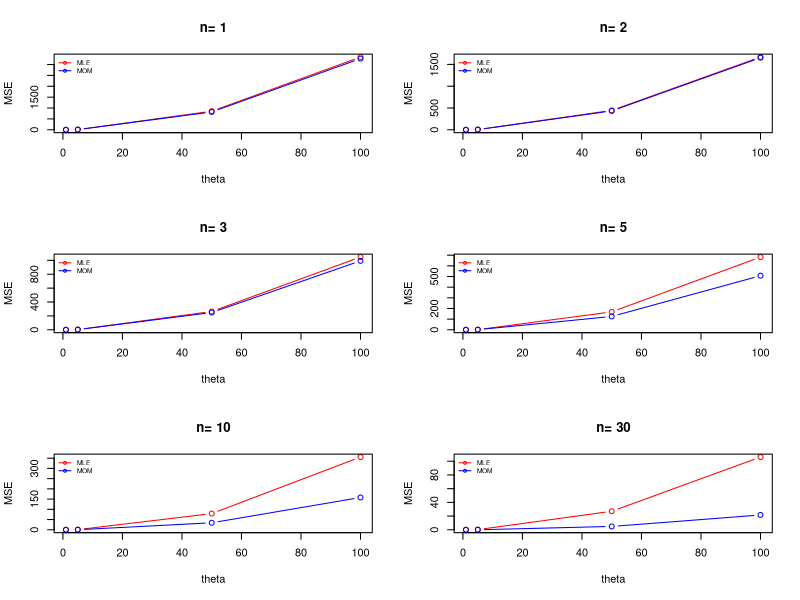
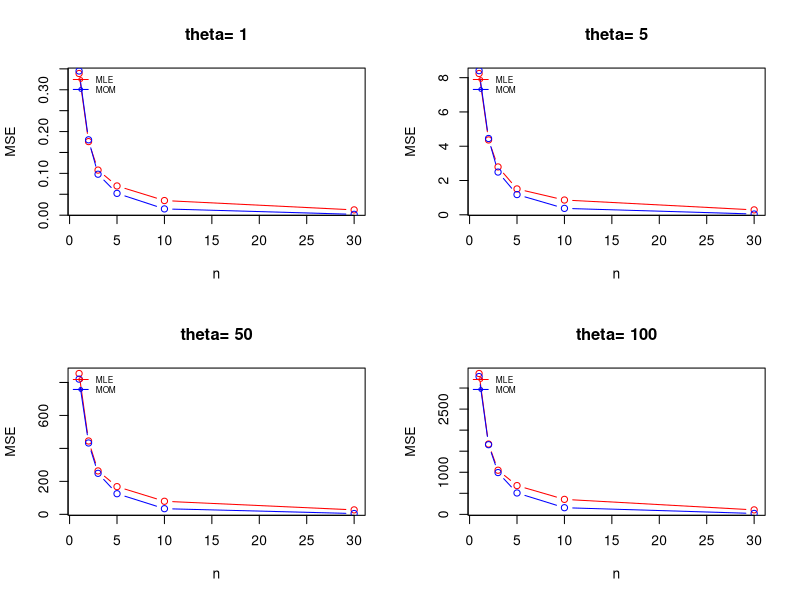

The R script that drew these images, in order:
# Question 1 - a,b
#  Returns MLE and MOM for a sample
getMLEandMOM <- function(n, theta) {
  sample = runif(n, min = 0, max = theta)
  mom = 2 * mean(sample)
  mle = max(sample)
  return(c(mle, mom))
}

# Returns Mean squared Error of MLE and MOM for 1000 replications
getMSE <- function(n, theta) {
  values = replicate(1000, getMLEandMOM(n, theta))
  values = (values - theta)^2
  values.mom = values[c(TRUE, FALSE)]
  values.mle = values[c(FALSE, TRUE)]
  
  return(c(mean(values.mle), mean(values.mom)))
} 

mse_1_1 = getMSE(1,1)

# Question 1 - c

n = c(1,2,3,5,10,30)
theta = c(1,5,50,100)

mse <- list() 
for(x in n) {
  for(y in theta){
    mse = append(mse, list(getMSE(x,y)))
  }
}

# Drawing graphs for fixed 'n' and varying 'theta'
par(mfrow = c(3,2))
t = 1

for(x in n) {
  msel1 = list()
  msel2 = list()
  for(y in 0:3){
    msel1 = append(msel1, unlist(mse[t + y])[1])
    msel2 = append(msel2, unlist(mse[t + y])[2])
  }
  
  plot(theta, c(unlist(msel1)), type="b", xlab="theta", ylab="MSE", 
       col="red", main= paste("n=", x))
  lines(theta, c(unlist(msel2)), type="b", col="blue")
  legend("topleft", legend = c("MLE", "MOM"), col = c("red", "blue"), 
         text.col = c("black", "black"), lty = 1, pch = 1, 
         inset = 0.01, ncol = 1, cex = 0.6, bty = 'n')
  t = t + 4
}

# Drawing graphs for fixed 'theta' and varying 'n'
par(mfrow = c(2,2))
t = 1

for(x in theta) {
  msel1 = list()
  msel2 = list()
  for(y in 0:5){
    msel1 = append(msel1, unlist(mse[t+4*y])[1])
    msel2 = append(msel2, unlist(mse[t+4*y])[2])
  }
  
  plot(n, c(unlist(msel1)), type="b", xlab="n", ylab="MSE", 
       col="red", main= paste("theta=", x))
  lines(n, c(unlist(msel2)), type="b", col="blue")
  legend("topleft", legend = c("MLE", "MOM"), col = c("red", "blue"), 
         text.col = c("black", "black"), lty = 1, pch = 1, 
         inset = 0.01, ncol = 1, cex = 0.6, bty = 'n')
  t = t + 1
}

# Question-2 c

# Returns neg value of the derived function
negativeMLE <- function(par, dat) {
  print(par,dat)
  result = length(dat) * log(par) - (par+1) * sum(log(dat))
  return(-result)
}

x <- c(21.42, 14,65, 50.42, 28.78, 11.23)

mle <- optim(par = 2, fn = negativeMLE, method = "L-BFGS-B", 
             hessian = TRUE, lower = 0.01, dat = x)

# d

# Finding Standard Error
se <- (1/mle$hessian)^0.5

# Finding Confidence Interval
conf = mle$par + c(-1,1)*se*qnorm(0.975)

se
conf

 